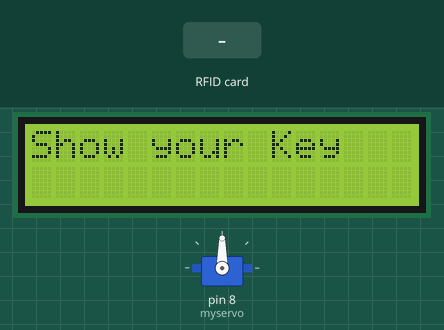
Bench run of a sketch on a simulated Arduino Uno, built with avr-gcc and run on an emulated ATmega328P. Shown: servo, 16×2 character LCD. The test bench sets the inputs (shaded band). What the sketch prints to the serial monitor is not drawn.

Above: at 1.3 s.
1.4 s: RFID card 5E 7A 19 C4 held to the reader
At 2.3 s:
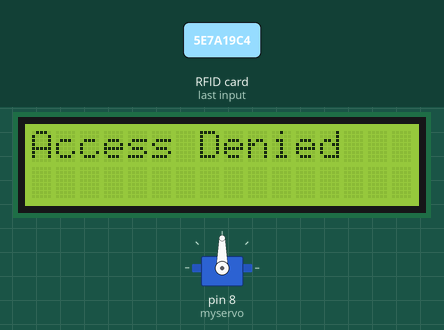
Timing chart, 0 to 4.4 s (numbered marks = the images above; inputs shaded):
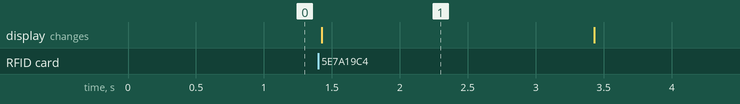

Measured:
- after the input at 1.4 s, the display: changes at once (image 1)
- what the display in image 1 shows lasts 2.0 s, from 1.4 s to 3.4 s

The sketch:

RFID_detection_.ino
```cpp
#include <SPI.h>
#include <Servo.h>
#include <LiquidCrystal.h>
#include <MFRC522.h>

LiquidCrystal lcd(7, 6, 5, 4, 3, 2);
Servo myservo;

// Define the RFID tag IDs (replace with your own)
#define TAG_ID_1 0x0000000
#define TAG_ID_2 0x0000000

#define SS_PIN 10
#define RST_PIN 9

MFRC522 mfrc522(SS_PIN, RST_PIN);
int pos = 0;

void setup() {
  myservo.attach(8);
  Serial.begin(9600);
  SPI.begin();
  mfrc522.PCD_Init();
  lcd.begin(16, 2);
  lcd.print("Show your Key");
}

void loop() {
  if (mfrc522.PICC_IsNewCardPresent()) {
    if (mfrc522.PICC_ReadCardSerial()) {
      Serial.println("Card detected:");
      unsigned long ID = 0;
      for (byte i = 0; i < mfrc522.uid.size; i++) {
        ID <<= 8;
        ID |= mfrc522.uid.uidByte[i];
      }
      Serial.println(ID, HEX);

      if (ID == TAG_ID_1) { // Check if it matches the first tag
        lcd.clear();
        lcd.print("Access Granted");
        lcd.setCursor(0, 1);
        lcd.print("Welcome Girija");
        for (pos = 0; pos <= 180; pos += 1) {
          myservo.write(pos);
          delay(5);
        }
        delay(5000);
        lcd.clear();
        lcd.print("Door Closing");
        for (pos = 180; pos >= 0; pos -= 1) {
          myservo.write(pos);
          delay(5);
        }
      } else if (ID == TAG_ID_2) { // Check if it matches the second tag
        lcd.clear();
        lcd.print("Access Granted");
        lcd.setCursor(0, 1);
        lcd.print("Welcome");
        for (pos = 0; pos <= 180; pos += 1) {
          myservo.write(pos);
          delay(5);
        }
        delay(5000);
        lcd.clear();
        lcd.print("Door Closing");
        for (pos = 180; pos >= 0; pos -= 1) {
          myservo.write(pos);
          delay(5);
        }
      } else {
        lcd.clear();
        lcd.print("Access Denied");
        delay(2000); // Display "Access Denied" for 2 seconds
      }
      lcd.clear();
      lcd.print("Show your Key"); // Display "Show your Key" after any action
    }
  }
}
```
